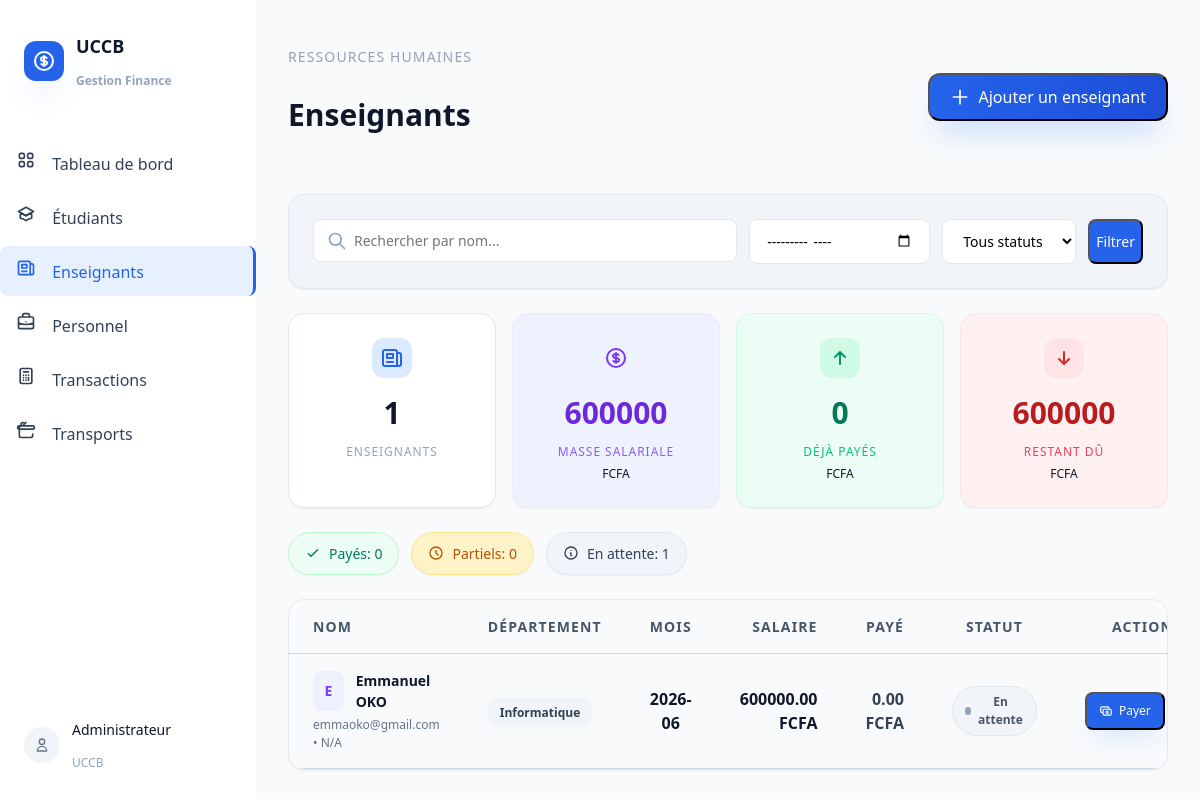
Page /enseignants/ (signed in) on the committed database.
### api/models.py (models this page shows, shortened)
class Enseignant(models.Model):
    TYPE_CHOICES = [
        ('permanent', 'Permanent'),
        ('vacataire', 'Vacataire'),
    ]
    STATUT_CHOICES = [
        ('paye', 'Payé'),
        ('partiel', 'Partiel'),
        ('en_attente', 'En attente'),
    ]
    MODE_PAIEMENT_CHOICES = [
        ('cash', 'Espèces'),
        ('mobile_money', 'Mobile Money'),
        ('virement', 'Virement bancaire'),
        ('cheque', 'Chèque'),
    ]
    id = models.UUIDField(primary_key=True, default=uuid.uuid4, editable=False)
    name = models.CharField(max_length=200)
    email = models.EmailField(blank=True, null=True)
    matricule = models.CharField(max_length=50, blank=True, default='')
    departement = models.CharField(max_length=100, blank=True)
    type = models.CharField(max_length=20, choices=TYPE_CHOICES, default='permanent')
    salaire = models.DecimalField(max_digits=12, decimal_places=2)
    montant_paye = models.DecimalField(max_digits=12, decimal_places=2, default=0)
    mode_paiement = models.CharField(max_length=20, choices=MODE_PAIEMENT_CHOICES, null=True, blank=True)
    statut = models.CharField(max_length=15, choices=STATUT_CHOICES, default='en_attente')
    date_paiement = models.DateField(null=True, blank=True)
    mois_concerne = models.CharField(max_length=7, blank=True, help_text='Format : 2026-04')
    created_at = models.DateTimeField(auto_now_add=True)
    class Meta:
        ordering = ['-created_at']

### api/views.py (the view)
# urls.py: path('enseignants/', views.enseignants_view, name='enseignants'),
@login_required
def enseignants_view(request):
    queryset = Enseignant.objects.all()
    search = request.GET.get('q', '')
    mois = request.GET.get('mois', '')
    filter_statut = request.GET.get('statut', 'all')
    if search:
        queryset = queryset.filter(Q(name__icontains=search) | Q(matricule__icontains=search))
    if mois:
        queryset = queryset.filter(mois_concerne=mois)
    if filter_statut != 'all':
        queryset = queryset.filter(statut=filter_statut)
    total = Enseignant.objects.count()
    nb_payes = Enseignant.objects.filter(statut='paye').count()
    nb_partiels = Enseignant.objects.filter(statut='partiel').count()
    nb_attente = Enseignant.objects.filter(statut='en_attente').count()
    total_salary = queryset.aggregate(total=Sum('salaire'))['total'] or Decimal('0')
    total_paid = queryset.aggregate(total=Sum('montant_paye'))['total'] or Decimal('0')
    total_remaining = total_salary - total_paid
    mois_courant = timezone.now().strftime('%Y-%m')
    context = {
        'enseignants': queryset,
        'search': search,
        'mois': mois,
        'filter_statut': filter_statut,
        'total': total,
        'nb_payes': nb_payes,
        'nb_partiels': nb_partiels,
        'nb_attente': nb_attente,
        'total_salary': total_salary,
        'total_paid': total_paid,
        'total_remaining': total_remaining,
        'mois_courant': mois_courant,
    }
    return render(request, 'enseignants.html', context)

### api/templates/enseignants.html (shortened to what this page needs)
{% extends "base.html" %}
{% block content %}
<div class="flex flex-col sm:flex-row sm:items-center sm:justify-between mb-8 gap-4">
    <div>
        <p class="text-sm font-medium text-slate-400 uppercase tracking-wider mb-1">Ressources humaines</p>
        <h2 class="text-3xl font-bold text-slate-900">Enseignants</h2>
    </div>
    <button onclick="document.getElementById('modal-add').classList.remove('hidden')"
            class="inline-flex items-center gap-2 bg-gradient-to-r from-blue-600 to-blue-700 text-white px-5 py-2.5 rounded-xl font-medium shadow-lg shadow-blue-500/30 hover:shadow-xl hover:shadow-blue-500/40 transition-all hover:-translate-y-0.5">
        <svg class="w-5 h-5" fill="none" stroke="currentColor" viewBox="0 0 24 24"><path stroke-linecap="round" stroke-linejoin="round" stroke-width="2" d="M12 4v16m8-8H4"/></svg>
        Ajouter un enseignant
    </button>
</div>
<div class="bg-slate-100 rounded-2xl border border-slate-200 p-6 mb-6 shadow-sm">
    <form method="get" class="flex flex-col sm:flex-row gap-3 items-end">
        <div class="relative flex-1">
            <svg class="absolute left-3.5 top-1/2 -translate-y-1/2 w-5 h-5 text-slate-400" fill="none" stroke="currentColor" viewBox="0 0 24 24"><path stroke-linecap="round" stroke-linejoin="round" stroke-width="2" d="M21 21l-6-6m2-5a7 7 0 11-14 0 7 7 0 0114 0z"/></svg>
            <input type="text" name="q" placeholder="Rechercher par nom..." value="{{ search }}"
                   class="w-full pl-10 pr-4 py-2.5 bg-white border border-slate-200 rounded-lg text-sm focus:outline-none focus:ring-2 focus:ring-blue-500">
        </div>
        <input type="month" name="mois" value="{{ mois }}" class="px-4 py-2.5 bg-white border border-slate-200 rounded-lg text-sm focus:outline-none focus:ring-2 focus:ring-blue-500">
        <select name="statut" class="px-4 py-2.5 bg-white border border-slate-200 rounded-lg text-sm focus:outline-none focus:ring-2 focus:ring-blue-500">
            <option value="all">Tous statuts</option>
        </select>
        <button class="bg-blue-600 hover:bg-blue-700 text-white px-8 py-2.5 rounded-lg font-medium text-sm transition-colors shadow-md hover:shadow-lg">Filtrer</button>
    </form>
</div>
<div class="grid grid-cols-2 md:grid-cols-4 gap-4 mb-6">
    <div class="card-hover bg-white rounded-2xl p-6 border border-slate-200 text-center shadow-sm hover:shadow-md transition-shadow">
        <div class="flex justify-center mb-3">
            <div class="w-10 h-10 bg-blue-100 rounded-xl flex items-center justify-center">
                <svg class="w-6 h-6 text-blue-600" fill="none" stroke="currentColor" viewBox="0 0 24 24"><path stroke-linecap="round" stroke-linejoin="round" stroke-width="2" d="M19 20H5a2 2 0 01-2-2V6a2 2 0 012-2h10a2 2 0 012 2v1m2 13a2 2 0 01-2-2V7m2 13a2 2 0 002-2V9a2 2 0 00-2-2h-2m-4-3H9M7 16h6M7 8h6v4H7V8z"/></svg>
            </div>
        </div>
        <div class="text-3xl font-bold text-slate-900">{{ total|default:0 }}</div>
        <div class="text-xs text-slate-400 mt-2 font-medium uppercase tracking-wider">Enseignants</div>
    </div>
    <div class="card-hover bg-violet-50 rounded-2xl p-6 border border-violet-100 text-center shadow-sm hover:shadow-md transition-shadow">
        <div class="flex justify-center mb-3">
            <div class="w-10 h-10 bg-violet-100 rounded-xl flex items-center justify-center">
            </div>
        </div>
        <div class="text-3xl font-bold text-violet-700">{{ total_salary|floatformat:0|default:0 }}</div>
        <div class="text-xs text-violet-500 mt-2 font-medium uppercase tracking-wider">Masse salariale</div>
        <div class="text-xs text-violet-400 mt-1">FCFA</div>
    </div>
    <div class="card-hover bg-emerald-50 rounded-2xl p-6 border border-emerald-100 text-center shadow-sm hover:shadow-md transition-shadow">
        <div class="flex justify-center mb-3">
            <div class="w-10 h-10 bg-emerald-100 rounded-xl flex items-center justify-center">
                <svg class="w-6 h-6 text-emerald-600" fill="none" stroke="currentColor" viewBox="0 0 24 24"><path stroke-linecap="round" stroke-linejoin="round" stroke-width="2" d="M7 11l5-5m0 0l5 5m-5-5v12"/></svg>
            </div>
        </div>
        <div class="text-3xl font-bold text-emerald-700">{{ total_paid|floatformat:0|default:0 }}</div>
        <div class="text-xs text-emerald-500 mt-2 font-medium uppercase tracking-wider">Déjà payés</div>
        <div class="text-xs text-emerald-400 mt-1">FCFA</div>
    </div>
    <div class="card-hover bg-rose-50 rounded-2xl p-6 border border-rose-100 text-center shadow-sm hover:shadow-md transition-shadow">
        <div class="flex justify-center mb-3">
            <div class="w-10 h-10 bg-rose-100 rounded-xl flex items-center justify-center">
                <svg class="w-6 h-6 text-rose-600" fill="none" stroke="currentColor" viewBox="0 0 24 24"><path stroke-linecap="round" stroke-linejoin="round" stroke-width="2" d="M17 13l-5 5m0 0l-5-5m5 5V6"/></svg>
            </div>
        </div>
        <div class="text-3xl font-bold text-rose-700">{{ total_remaining|floatformat:0|default:0 }}</div>
        <div class="text-xs text-rose-500 mt-2 font-medium uppercase tracking-wider">Restant dû</div>
        <div class="text-xs text-rose-400 mt-1">FCFA</div>
    </div>
</div>
<div class="flex flex-wrap gap-3 mb-6">
    <span class="inline-flex items-center gap-2 rounded-full border border-emerald-200 bg-emerald-50 px-4 py-2.5 text-sm font-medium text-emerald-700 shadow-sm"><svg class="w-4 h-4" fill="none" stroke="currentColor" viewBox="0 0 24 24"><path stroke-linecap="round" stroke-linejoin="round" stroke-width="2" d="M5 13l4 4L19 7"/></svg>Payés: {{ nb_payes|default:0 }}</span>
    <span class="inline-flex items-center gap-2 rounded-full border border-amber-200 bg-amber-50 px-4 py-2.5 text-sm font-medium text-amber-700 shadow-sm"><svg class="w-4 h-4" fill="none" stroke="currentColor" viewBox="0 0 24 24"><path stroke-linecap="round" stroke-linejoin="round" stroke-width="2" d="M12 8v4l3 3m6-3a9 9 0 11-18 0 9 9 0 0118 0z"/></svg>Partiels: {{ nb_partiels|default:0 }}</span>
    <span class="inline-flex items-center gap-2 rounded-full border border-slate-200 bg-slate-100 px-4 py-2.5 text-sm font-medium text-slate-700 shadow-sm"><svg class="w-4 h-4" fill="none" stroke="currentColor" viewBox="0 0 24 24"><path stroke-linecap="round" stroke-linejoin="round" stroke-width="2" d="M13 16h-1v-4h-1m1-4h.01M21 12a9 9 0 11-18 0 9 9 0 0118 0z"/></svg>En attente: {{ nb_attente|default:0 }}</span>
</div>
<div class="bg-white rounded-2xl border border-slate-200 overflow-hidden shadow-sm">
    <div class="overflow-x-auto">
        <table class="w-full text-base">
            <thead class="bg-slate-50 text-slate-600">
                <tr>
                    <th class="px-6 py-4 text-left font-bold text-sm uppercase tracking-wider">Nom</th>
                    <th class="px-6 py-4 text-left font-bold text-sm uppercase tracking-wider">Département</th>
                    <th class="px-6 py-4 text-center font-bold text-sm uppercase tracking-wider">Mois</th>
                    <th class="px-6 py-4 text-right font-bold text-sm uppercase tracking-wider">Salaire</th>
                    <th class="px-6 py-4 text-right font-bold text-sm uppercase tracking-wider">Payé</th>
                    <th class="px-6 py-4 text-center font-bold text-sm uppercase tracking-wider">Statut</th>
                    <th class="px-6 py-4 text-center font-bold text-sm uppercase tracking-wider">Actions</th>
                </tr>
            </thead>
            <tbody class="divide-y divide-slate-100">
                {% for e in enseignants %}
                <tr class="table-row hover:bg-slate-50/50">
                    <td class="px-6 py-4">
                        <div class="flex flex-col gap-1">
                            <div class="flex items-center gap-3">
                                <div class="w-10 h-10 bg-violet-50 rounded-lg flex items-center justify-center text-violet-600 font-semibold text-sm">{{ e.name|first|upper }}</div>
                                <span class="font-semibold text-slate-900 text-sm">{{ e.name }}</span>
                            </div>
                            <div class="text-xs text-slate-500 font-medium">{{ e.email|default:"-" }} • {{ e.matricule|default:"N/A" }}</div>
                        </div>
                    </td>
                    <td class="px-6 py-4"><span class="px-3 py-1.5 bg-slate-100 rounded-lg text-xs font-semibold text-slate-700">{{ e.departement|default:"N/A" }}</span></td>
                    <td class="px-6 py-4 font-semibold text-slate-900 text-center">{{ e.mois_concerne|default:"-" }}</td>
                    <td class="px-6 py-4 font-bold text-slate-900 text-right">{{ e.salaire }} FCFA</td>
                    <td class="px-6 py-4 font-bold text-slate-700 text-right">{{ e.montant_paye }} FCFA</td>
                    <td class="px-6 py-4 text-center">
                        {% if e.statut == "paye" %}
                            <span class="inline-flex items-center gap-1.5 px-3 py-1.5 rounded-full text-xs font-semibold bg-emerald-50 text-emerald-700 border border-emerald-100"><span class="w-2 h-2 rounded-full bg-emerald-500"></span>Payé</span>
                        {% elif e.statut == "partiel" %}
                            <span class="inline-flex items-center gap-1.5 px-3 py-1.5 rounded-full text-xs font-semibold bg-amber-50 text-amber-700 border border-amber-100"><span class="w-2 h-2 rounded-full bg-amber-500"></span>Partiel</span>
                        {% else %}
                            <span class="inline-flex items-center gap-1.5 px-3 py-1.5 rounded-full text-xs font-semibold bg-slate-100 text-slate-600 border border-slate-200"><span class="w-2 h-2 rounded-full bg-slate-400"></span>En attente</span>
                        {% endif %}
                    </td>
                    <td class="px-6 py-4">
                        <div class="flex justify-center gap-2">
                            <button onclick="openPayModal('{{ e.id }}', '{{ e.name }}')" class="inline-flex items-center gap-1.5 bg-blue-600 hover:bg-blue-700 text-white text-xs font-medium px-3 py-2 rounded-lg transition-colors shadow-sm shadow-blue-500/20">
                                <svg class="w-3.5 h-3.5" fill="none" stroke="currentColor" viewBox="0 0 24 24"><path stroke-linecap="round" stroke-linejoin="round" stroke-width="2" d="M17 9V7a2 2 0 00-2-2H5a2 2 0 00-2 2v6a2 2 0 002 2h2m2 4h10a2 2 0 002-2v-6a2 2 0 00-2-2H9a2 2 0 00-2 2v6a2 2 0 002 2zm7-5a2 2 0 11-4 0 2 2 0 014 0z"/></svg>
                                Payer
                            </button>
                        </div>
                    </td>
                </tr>
                {% endfor %}
            </tbody>
        </table>
    </div>
</div>
{% endblock %}

### api/templates/base.html (style rules this page uses)
body { font-family: ui-sans-serif, system-ui, -apple-system, BlinkMacSystemFont, "Segoe UI", sans-serif; }
.card-hover { transition: all 0.2s ease; }
.table-row { transition: background-color 0.15s ease; }

### rows in the picture
Enseignant: name|first "E", name "Emmanuel OKO", email "emmaoko@gmail.com", matricule "N/A", departement "Informatique", mois_concerne "2026-06", salaire "600000.00", montant_paye "0.00", statut "en_attente" (drawn)

### other values in the picture
{{ total|default:0 }} "1"
{{ total_salary|floatformat:0|default:0 }} "600000"
{{ total_paid|floatformat:0|default:0 }} "0"
{{ total_remaining|floatformat:0|default:0 }} "600000"
{{ nb_payes|default:0 }} "0"
{{ nb_partiels|default:0 }} "0"
{{ nb_attente|default:0 }} "1"
